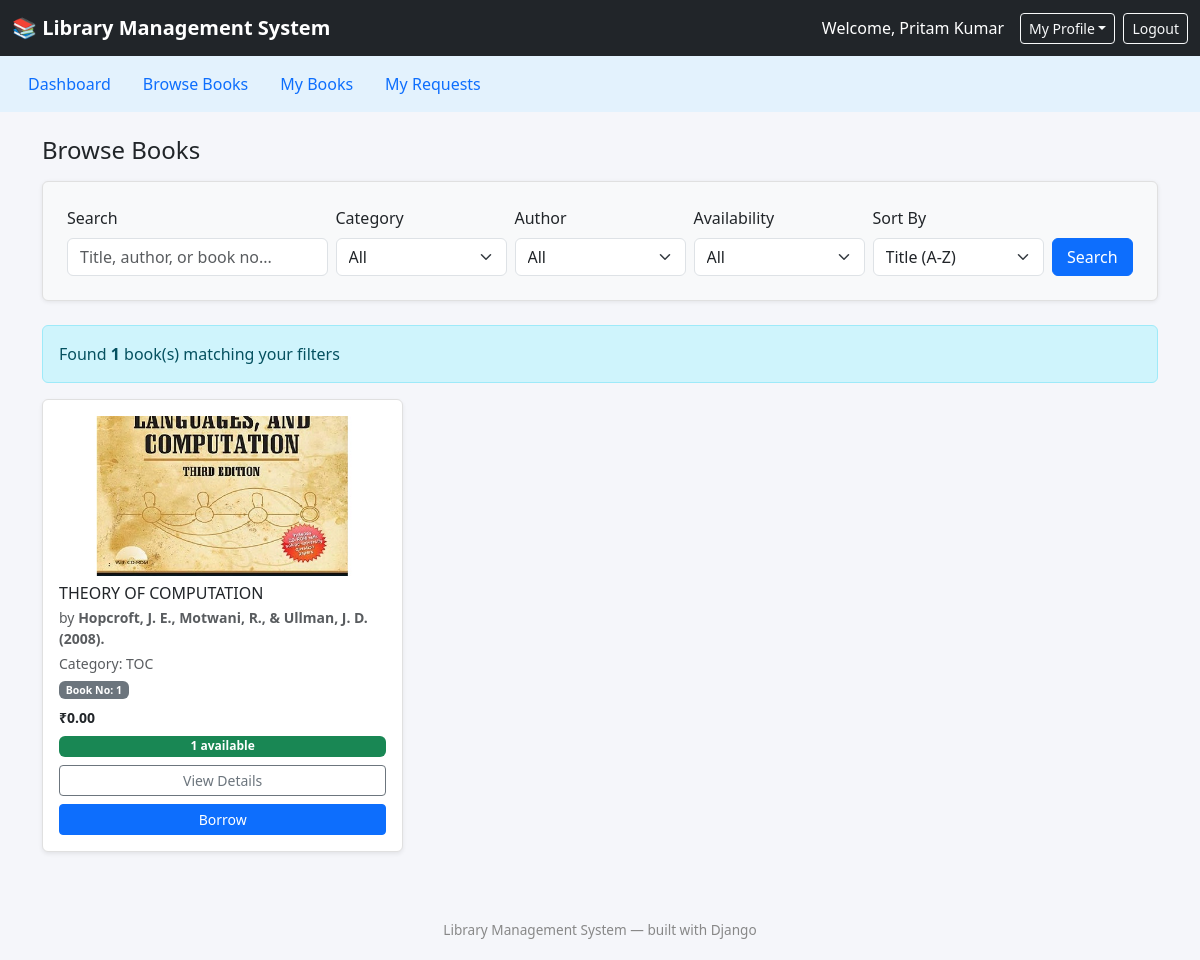
/books/ (signed in), run on an earlier commit of the app's database.
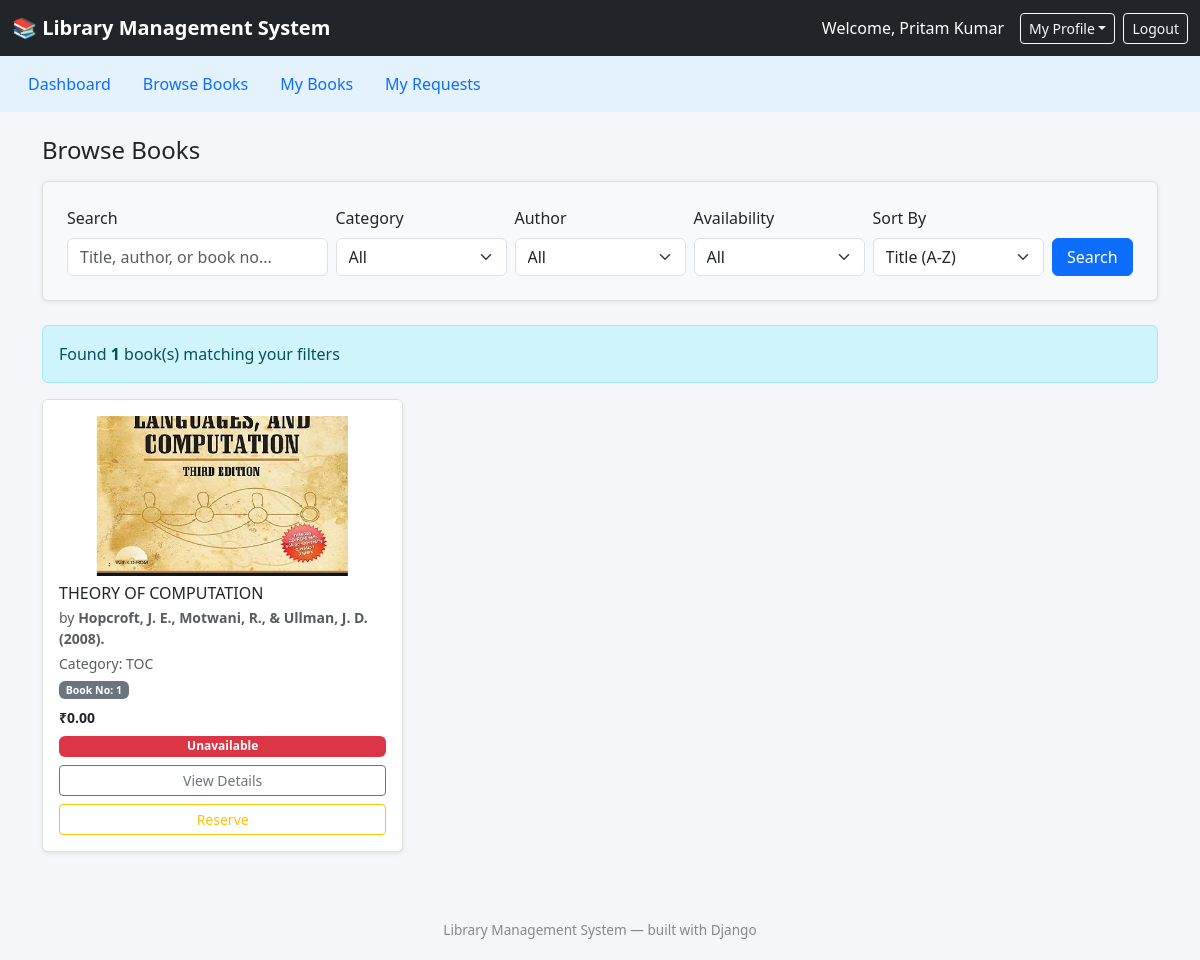
And on a later commit of the database.
### library/models.py (models this page shows, shortened)
class Book(models.Model):
    name = models.CharField(max_length=250)
    author = models.ForeignKey(Author, on_delete=models.CASCADE, related_name="books")
    category = models.ForeignKey(Category, on_delete=models.CASCADE, related_name="books")
    book_no = models.CharField(max_length=50, unique=True, help_text="Accession / book number (like ISBN)")
    price = models.DecimalField(max_digits=8, decimal_places=2, default=0)
    copies_available = models.PositiveIntegerField(default=1)
    cover = models.ImageField(upload_to="book_covers/", blank=True, null=True)
    pdf_file = models.FileField(upload_to="book_pdfs/", blank=True, null=True, help_text="Upload the PDF file of the book")

class Author(models.Model):
    name = models.CharField(max_length=250)

class Category(models.Model):
    name = models.CharField(max_length=100)
    class Meta:
        verbose_name_plural = "Categories"

### library/views.py (the view)
# urls.py: path("books/", views.search_books, name="search_books"),
@login_required
def search_books(request):
    q = request.GET.get("q", "").strip()
    category_id = request.GET.get("category", "")
    author_id = request.GET.get("author", "")
    availability = request.GET.get("availability", "")  # "available", "unavailable", or ""
    sort_by = request.GET.get("sort", "name")  # name, price_low, price_high, newest
    books = Book.objects.select_related("author", "category").all()
    if q:
        books = books.filter(Q(name__icontains=q) | Q(author__name__icontains=q) | Q(book_no__icontains=q))
    if category_id:
        books = books.filter(category_id=category_id)
    if author_id:
        books = books.filter(author_id=author_id)
    if availability == "available":
        books = books.filter(copies_available__gt=0)
    elif availability == "unavailable":
        books = books.filter(copies_available=0)
    if sort_by == "price_low":
        books = books.order_by("price")
    elif sort_by == "price_high":
        books = books.order_by("-price")
    elif sort_by == "newest":
        books = books.order_by("-id")
    else:
        books = books.order_by("name")
    paginator = Paginator(books, 6)
    page_obj = paginator.get_page(request.GET.get("page"))
    qs_parts = []
    if q:
        qs_parts.append(f"q={q}")
    if category_id:
        qs_parts.append(f"category={category_id}")
    if author_id:
        qs_parts.append(f"author={author_id}")
    if availability:
        qs_parts.append(f"availability={availability}")
    if sort_by != "name":
        qs_parts.append(f"sort={sort_by}")
    qs = ("&" + "&".join(qs_parts)) if qs_parts else ""
    return render(request, "library/search_books.html", {
        "page_obj": page_obj,
        "q": q,
        "qs": qs,
        "categories": Category.objects.all(),
        "authors": Author.objects.all(),
        "selected_category": category_id,
        "selected_author": author_id,
        "selected_availability": availability,
        "selected_sort": sort_by,
        "total_results": paginator.count,
    })

### library/templates/library/search_books.html (shortened to what this page needs)
{% extends "library/base.html" %}
{% block content %}
<h4 class="mb-3">Browse Books</h4>
<div class="card p-4 mb-4 bg-light">
    <form method="get" class="row g-2">
        <div class="col-md-3">
            <label class="form-label">Search</label>
            <input type="text" name="q" value="{{ q }}" class="form-control" placeholder="Title, author, or book no...">
        </div>
        <div class="col-md-2">
            <label class="form-label">Category</label>
            <select name="category" class="form-select">
                <option value="">All</option>
            </select>
        </div>
        <div class="col-md-2">
            <label class="form-label">Author</label>
            <select name="author" class="form-select">
                <option value="">All</option>
            </select>
        </div>
        <div class="col-md-2">
            <label class="form-label">Availability</label>
            <select name="availability" class="form-select">
                <option value="">All</option>
            </select>
        </div>
        <div class="col-md-2">
            <label class="form-label">Sort By</label>
            <select name="sort" class="form-select">
                <option value="name" {% if selected_sort == "name" %}selected{% endif %}>Title (A-Z)</option>
            </select>
        </div>
        <div class="col-md-1 d-flex align-items-end">
            <button class="btn btn-primary w-100" type="submit">Search</button>
        </div>
    </form>
</div>
<div class="alert alert-info mb-3">
    Found <strong>{{ total_results }}</strong> book(s) matching your filters
</div>
<div class="row g-3">
    {% for b in page_obj %}
    <div class="col-md-4">
        <div class="card h-100 p-3 shadow-sm" style="transition: transform 0.2s;">
            {% if b.cover %}
                <img src="{{ b.cover.url }}" class="rounded mb-2" style="height:160px; object-fit:cover; cursor:pointer;">
            {% else %}
                <div class="bg-light rounded mb-2 d-flex align-items-center justify-content-center" style="height:160px;">
                    <span class="text-muted">No cover</span>
                </div>
            {% endif %}
            <h6 class="mb-1">{{ b.name }}</h6>
            <p class="small text-muted mb-1">by <strong>{{ b.author.name }}</strong></p>
            <p class="small text-muted mb-1">Category: {{ b.category.name }}</p>
            <p class="small mb-2"><span class="badge bg-secondary">Book No: {{ b.book_no }}</span></p>
            <p class="small mb-2"><strong>₹{{ b.price }}</strong></p>
            {% if b.copies_available > 0 %}
                <span class="badge bg-success mb-2">{{ b.copies_available }} available</span>
            {% else %}
                <span class="badge bg-danger mb-2">Unavailable</span>
            {% endif %}
            <div class="d-flex gap-2 mt-auto">
                <a href="{% url 'book_detail' b.pk %}" class="btn btn-sm btn-outline-secondary flex-grow-1">View Details</a>
            </div>
            {% if b.copies_available > 0 and user.is_authenticated and not user.is_staff %}
                <a href="{% url 'reserve_book' b.pk %}" class="btn btn-sm btn-primary w-100 mt-2">Borrow</a>
            {% elif b.copies_available == 0 and user.is_authenticated and not user.is_staff %}
                <a href="{% url 'reserve_book' b.pk %}" class="btn btn-sm btn-outline-warning w-100 mt-2">Reserve</a>
            {% elif not user.is_authenticated %}
                <p class="text-muted small"><a href="{% url 'index' %}">Login to borrow</a></p>
            {% endif %}
        </div>
    </div>
    {% empty %}
        <div class="col-12">
            <p class="text-center text-muted py-5">No books match your search criteria. Try adjusting your filters.</p>
        </div>
    {% endfor %}
</div>
{% endblock %}

### library/templates/library/base.html (shortened to what this page needs)
{% load static %}
<!DOCTYPE html>
<html lang="en">
<head>
    <link rel="stylesheet" href="https://cdn.jsdelivr.net/npm/bootstrap@5.3.3/dist/css/bootstrap.min.css">
</head>
<body>
<nav class="navbar navbar-expand-lg navbar-dark bg-dark">
    <div class="container-fluid">
        <a class="navbar-brand" href="{% if user.is_authenticated %}{% if user.is_staff %}{% url 'admin_dashboard' %}{% else %}{% url 'user_dashboard' %}{% endif %}{% else %}{% url 'index' %}{% endif %}">📚 Library Management System</a>
        <div class="d-flex align-items-center">
            {% if user.is_authenticated %}
                <span class="text-white me-3">Welcome, {{ user.first_name|default:user.username }}</span>
                <div class="dropdown me-2">
                    <a class="btn btn-outline-light btn-sm dropdown-toggle" href="#" role="button" data-bs-toggle="dropdown">My Profile</a>
                </div>
                <a class="btn btn-outline-light btn-sm" href="{% url 'logout' %}">Logout</a>
            {% else %}
                <a class="btn btn-outline-light btn-sm me-2" href="{% url 'index' %}">User Login</a>
                <a class="btn btn-outline-light btn-sm me-2" href="{% url 'admin_login' %}">Admin Login</a>
                <a class="btn btn-light btn-sm" href="{% url 'signup' %}">Signup</a>
            {% endif %}
        </div>
    </div>
</nav>
{% if user.is_authenticated and user.is_staff %}
<nav class="navbar navbar-expand-lg navbar-light" style="background:#e3f2fd">
    <div class="container-fluid">
        <ul class="nav">
            <li class="nav-item"><a class="nav-link" href="{% url 'admin_dashboard' %}">Dashboard</a></li>
            <li class="nav-item dropdown">
                <a class="nav-link dropdown-toggle" href="#" data-bs-toggle="dropdown">Books</a>
                <ul class="dropdown-menu">
                    <li><a class="dropdown-item" href="{% url 'add_book' %}">Add New Book</a></li>
                    <li><a class="dropdown-item" href="{% url 'manage_books' %}">Manage Books</a></li>
                </ul>
            </li>
            <li class="nav-item dropdown">
                <a class="nav-link dropdown-toggle" href="#" data-bs-toggle="dropdown">Category</a>
                <ul class="dropdown-menu">
                    <li><a class="dropdown-item" href="{% url 'add_category' %}">Add New Category</a></li>
                    <li><a class="dropdown-item" href="{% url 'manage_categories' %}">Manage Category</a></li>
                </ul>
            </li>
            <li class="nav-item dropdown">
                <a class="nav-link dropdown-toggle" href="#" data-bs-toggle="dropdown">Authors</a>
                <ul class="dropdown-menu">
                    <li><a class="dropdown-item" href="{% url 'add_author' %}">Add New Author</a></li>
                    <li><a class="dropdown-item" href="{% url 'manage_authors' %}">Manage Author</a></li>
                </ul>
            </li>
            <li class="nav-item"><a class="nav-link" href="{% url 'issue_book' %}">Issue Book</a></li>
            <li class="nav-item"><a class="nav-link text-danger" href="{% url 'defaulter_list' %}">Defaulters</a></li>
            <li class="nav-item"><a class="nav-link" href="{% url 'manage_requests' %}">Requests</a></li>
            <li class="nav-item"><a class="nav-link" href="{% url 'registered_users' %}">Registered Users</a></li>
        </ul>
    </div>
</nav>
{% elif user.is_authenticated %}
<nav class="navbar navbar-expand-lg navbar-light" style="background:#e3f2fd">
    <div class="container-fluid">
        <ul class="nav">
            <li class="nav-item"><a class="nav-link" href="{% url 'user_dashboard' %}">Dashboard</a></li>
            <li class="nav-item"><a class="nav-link" href="{% url 'search_books' %}">Browse Books</a></li>
            <li class="nav-item"><a class="nav-link" href="{% url 'view_issued_books' %}">My Books</a></li>
            <li class="nav-item"><a class="nav-link" href="{% url 'my_requests' %}">My Requests</a></li>
        </ul>
    </div>
</nav>
{% endif %}
<div class="container mt-4 mb-5">
    {% block content %}{% endblock %}
</div>
<footer>Library Management System &mdash; built with Django</footer>
</body>
</html>

### library/templates/library/base.html (style rules this page uses)
body { background: #f5f6fa; }
.navbar-brand { font-weight: 600; }
.card { border: none; box-shadow: 0 1px 4px rgba(0,0,0,.08); }
footer { color: #888; font-size: .85rem; padding: 20px 0; text-align: center; }

### library/templates/library/search_books.html (style rules this page uses)
.card { border: 1px solid #e0e0e0; }

What changed in the data, as far as the page shows it:
changed Book "THEORY OF COMPUTATION": copies_available "1" → (not shown); copies_available "available Borrow" → "Unavailable Reserve"
